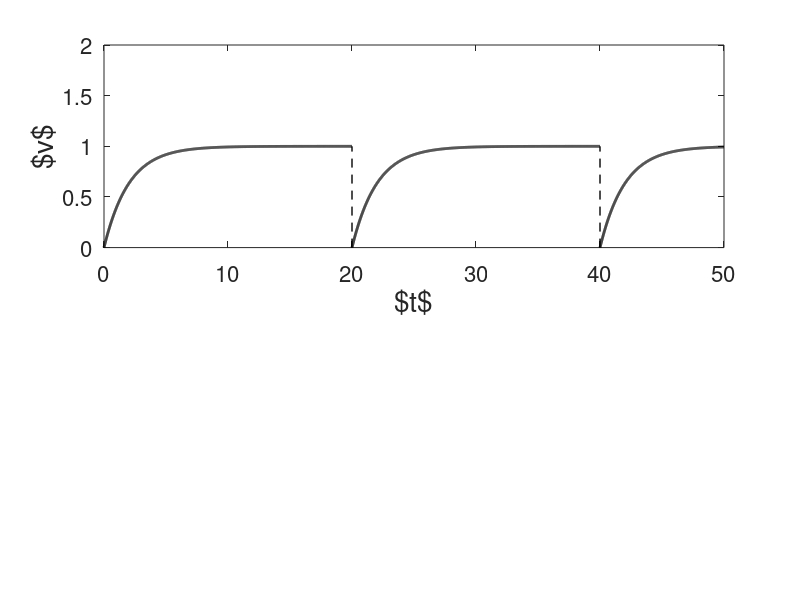

This figure's MATLAB source:
clear; clf;
tau_m=2;
I=1/(1-exp(-20/tau_m))/tau_m;


t_final=50;
dt=0.01;
dt05=dt/2;


subplot(211);
k=1;
v(1)=0;
t(1)=0;

while t(k)<t_final,
    v_inc=-v(k)/tau_m+I;
    v_tmp=v(k)+dt05*v_inc;
    v_inc=-v_tmp/tau_m+I;
    v_new=v(k)+dt*v_inc;
    if v_new<=1,
        v(k+1)=v_new;
        t(k+1)=t(k)+dt;
        k=k+1;
    else
        t_old=t(k);
        t_new=t_old+dt;
        t_spike=(v_new-1)*t_old+(1-v(k))*t_new;
        t_spike=t_spike/(v_new-v(k));
        t(k+1)=t_spike;
        v(k+1)=1;
        k=k+1;
        plot(t,v,'-k','Linewidth',2);
        hold on;
        plot([t(k),t(k)],[0,1],'--k','Linewidth',1)
        clear v;
        t_now=t(k);
        clear t;
        v(1)=0;
        t(1)=t_now;
        k=1;   
    end;
end;
plot(t,v,'-k','Linewidth',2);
hold off;
set(gca,'Fontsize',16);
axis([0,t_final,0,2]);
xlabel('$t$','Fontsize',20); ylabel('$v$','Fontsize',20);

shg;
